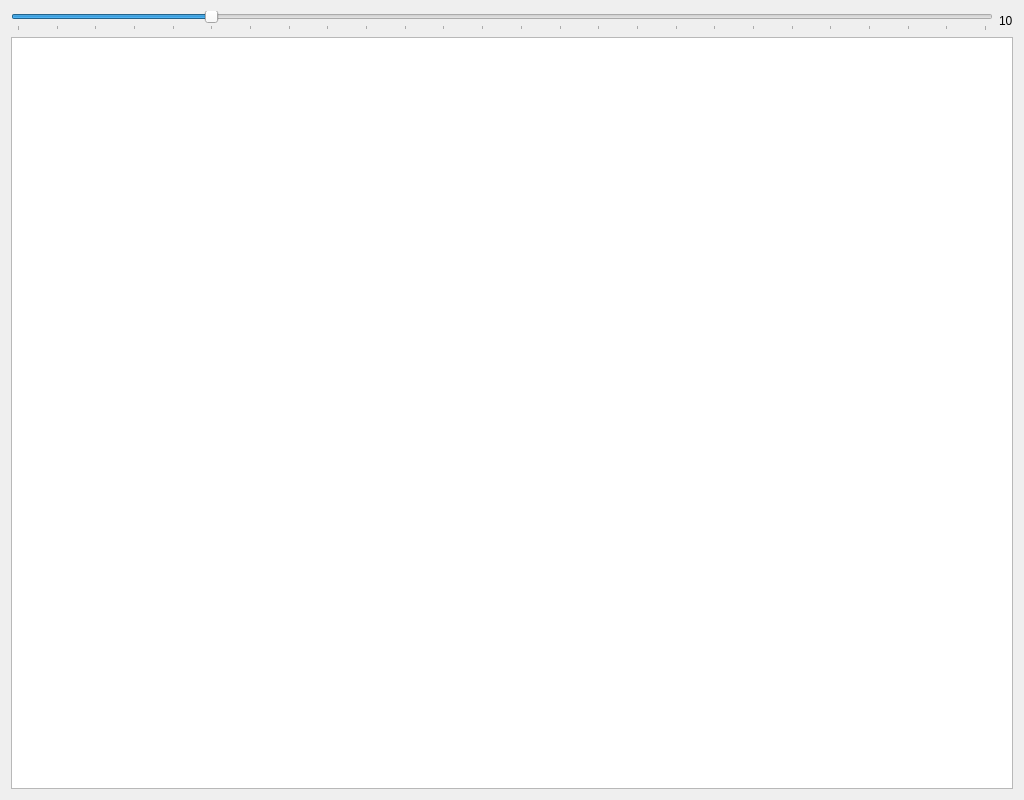
<?xml version="1.0" encoding="UTF-8"?>
<ui version="4.0">
 <class>Dialog</class>
 <widget class="QDialog" name="Dialog">
  <property name="geometry">
   <rect>
    <x>0</x>
    <y>0</y>
    <width>1024</width>
    <height>800</height>
   </rect>
  </property>
  <property name="minimumSize">
   <size>
    <width>1024</width>
    <height>800</height>
   </size>
  </property>
  <property name="windowTitle">
   <string>Dialog</string>
  </property>
  <layout class="QGridLayout" name="gridLayout">
   <item row="0" column="0">
    <widget class="QSlider" name="approachTempHorizontalSlider">
     <property name="minimum">
      <number>5</number>
     </property>
     <property name="maximum">
      <number>30</number>
     </property>
     <property name="singleStep">
      <number>2</number>
     </property>
     <property name="value">
      <number>10</number>
     </property>
     <property name="orientation">
      <enum>Qt::Horizontal</enum>
     </property>
     <property name="tickPosition">
      <enum>QSlider::TicksBelow</enum>
     </property>
     <property name="tickInterval">
      <number>1</number>
     </property>
    </widget>
   </item>
   <item row="0" column="1">
    <widget class="QLabel" name="label">
     <property name="text">
      <string>10</string>
     </property>
    </widget>
   </item>
   <item row="1" column="0" colspan="2">
    <widget class="QGraphicsView" name="cascadeDiagramGraphicsView"/>
   </item>
  </layout>
 </widget>
 <resources/>
 <connections>
  <connection>
   <sender>approachTempHorizontalSlider</sender>
   <signal>valueChanged(int)</signal>
   <receiver>label</receiver>
   <slot>setNum(int)</slot>
   <hints>
    <hint type="sourcelabel">
     <x>805</x>
     <y>19</y>
    </hint>
    <hint type="destinationlabel">
     <x>995</x>
     <y>20</y>
    </hint>
   </hints>
  </connection>
 </connections>
</ui>
